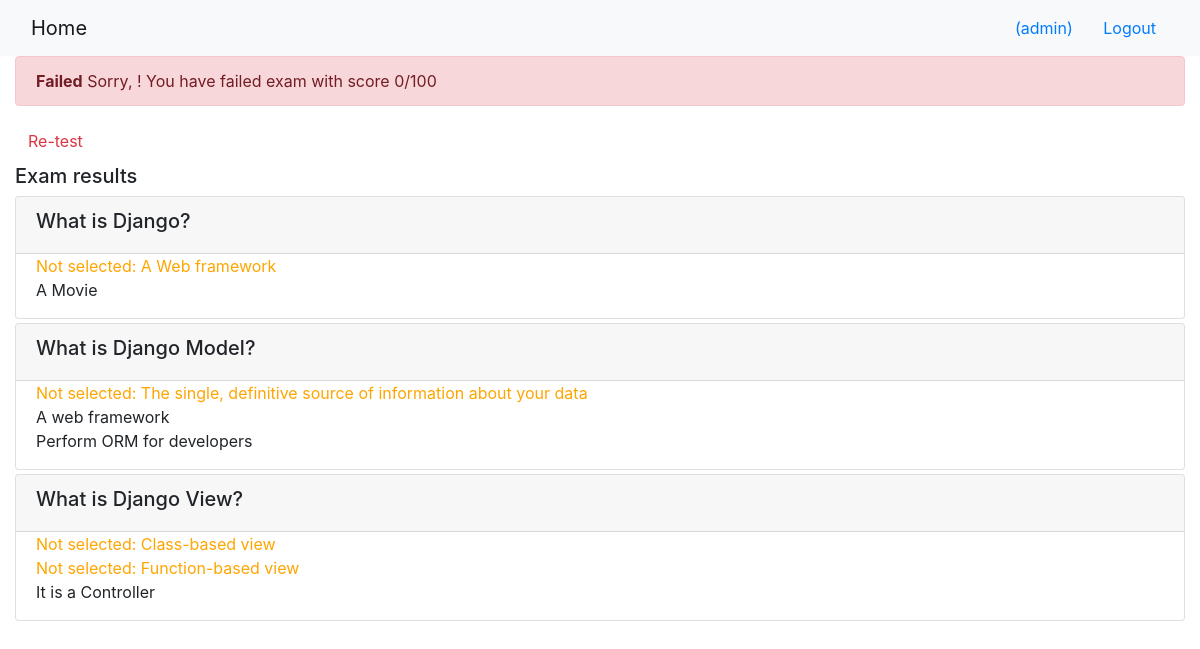
The app's page /onlinecourse/1/exam/1/result (signed in) with its own data.
### onlinecourse/models.py (models this page shows, shortened)
class Question(models.Model):
    lesson = models.ForeignKey(Lesson, on_delete=models.CASCADE)
    course = models.ForeignKey(Course, on_delete=models.CASCADE)
    question = models.CharField(max_length=300)
    grade_point = models.FloatField()

class Choice(models.Model):
    choice = models.CharField(max_length=255)
    is_correct = models.BooleanField()
    question = models.ForeignKey(Question, on_delete=models.CASCADE)

### onlinecourse/views.py (the view)
# urls.py: path('<int:course_id>/exam/<int:submission_id>/result', views.show_exam_result, name='show_exam_result'),
def show_exam_result(request, course_id, submission_id):
    context = {}
    course = get_object_or_404(Course, pk=course_id)
    submission = get_object_or_404(Submission, pk=submission_id)
    choices = {}
    total_points = 0
    points = 0
    for question in course.question_set.all():
        for choice in question.choice_set.all():
            choices[choice.id]={}
            choices[choice.id][choice]=choice
            choices[choice.id]['is_user_choice']=False
            if choice.is_correct:
                total_points += 1
            for submitted_choice in submission.choices.all():
                if choice.id == submitted_choice.id:
                    choices[choice.id]['is_user_choice']=True
                if choice.id == submitted_choice.id and choice.is_correct:
                    points += 1
    context['course']= course
    context['choices']= choices
    context['grade']= int((points*100)/total_points)
    return render(request, 'onlinecourse/exam_result_bootstrap.html', context)

### myproject/templatetags/custom_filters.py (called while the page is built)
@register.filter
def is_user_choice(dictionary, key):
   return dictionary.get(key).get('is_user_choice')

### onlinecourse/templates/onlinecourse/exam_result_bootstrap.html (shortened to what this page needs)
<!DOCTYPE html>
<html lang="en">
<head>
    {% load static %}
    <link rel="stylesheet" href="https://maxcdn.bootstrapcdn.com/bootstrap/4.5.2/css/bootstrap.min.css">
</head>
<body>
    <nav class="navbar navbar-light bg-light">
        <div class="container-fluid">
            <div class="navbar-header">
                <a class="navbar-brand" href="{% url 'onlinecourse:index' %}">Home</a>
            </div>
            <ul class="nav navbar-nav navbar-right">
                {% if user.is_authenticated %}
                <li>
                    <a class="btn btn-link" href="#">{{ user.first_name }}({{ user.username }})</a>
                    <a class="btn btn-link" href="{% url 'onlinecourse:logout' %}">Logout</a>
                </li>
                {% endif %}
            </ul>
        </div>
    </nav>
    <div class="container-fluid">
        {% if grade > 80 %}
        <div class="alert alert-success">
            <b>Congratulations, {{user.first_name}}</b>! You have passed exam with score {{grade}}/100
        </div>
        {% else %}
        <div class="alert alert-danger">
            <b>Failed</b> Sorry, {{user.first_name}}! You have failed exam with score {{grade}}/100
        </div>
        <a class="btn btn-link text-danger" href="{% url 'onlinecourse:course_details' course.id %}">Re-test</a>
        {% endif %}
        <div class="card-columns-vertical mt-1">
            <h5 class="">Exam results</h5>
            <div id="exam" class="">
                {% load custom_filters %}
                {% for question in course.question_set.all %}
                <div class="card mt-1">
                    <div class="card-header">
                        <h5>{{ question.question}}</h5>
                    </div>
                    <div class="form-group">
                        {% for choice in question.choice_set.all %}
                            {% if not choices|is_user_choice:choice.id and choice.is_correct %}
                            <div class="form-check" style="color: orange">
                                Not selected: {{ choice.choice }}
                            </div>
                            {% elif choices|is_user_choice:choice.id and choice.is_correct %}
                            <div class="form-check" style="color: green">
                                Answer is correct: {{ choice.choice }}
                            </div>
                            {% elif choices|is_user_choice:choice.id and not choice.is_correct %}
                            <div class="form-check" style="color: red">
                                Answer is wrong: {{ choice.choice }}
                            </div>
                            {% else %}
                            <div class="form-check">
                                {{ choice.choice }}
                            </div>
                            {% endif %}
                        {% endfor %}
                    </div>
                </div>
                {% endfor %}
            </div>
        </div>
    </div>
</body>
</html>

### records on screen
Question: question "What is Django?"
Choice: choice "A Web framework"
Choice: choice "A Movie"
Question: question "What is Django Model?"
Choice: choice "The single, definitive source of information about your data"
Choice: choice "A web framework"
Choice: choice "Perform ORM for developers"
Question: question "What is Django View?"
Choice: choice "Class-based view"
Choice: choice "Function-based view"
Choice: choice "It is a Controller"

### other values on screen
{{ user.username }} "admin"
{{ grade }} "0"
